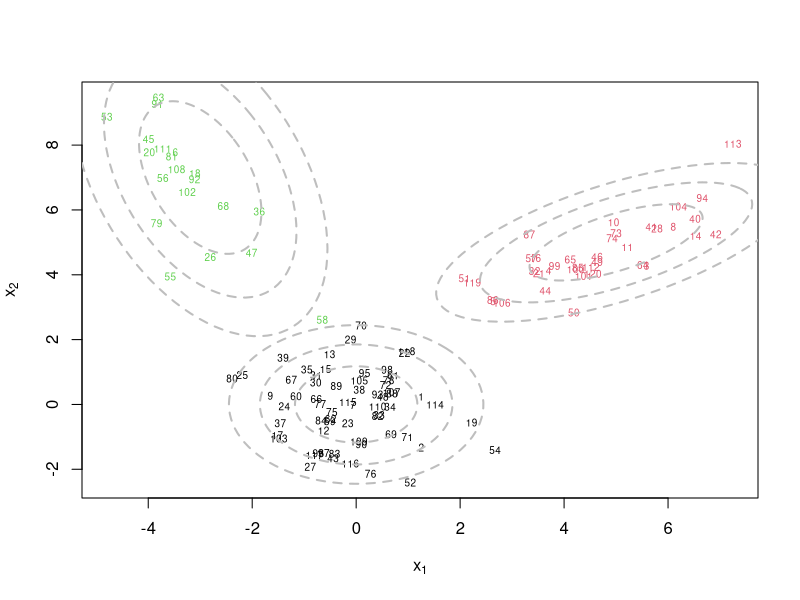
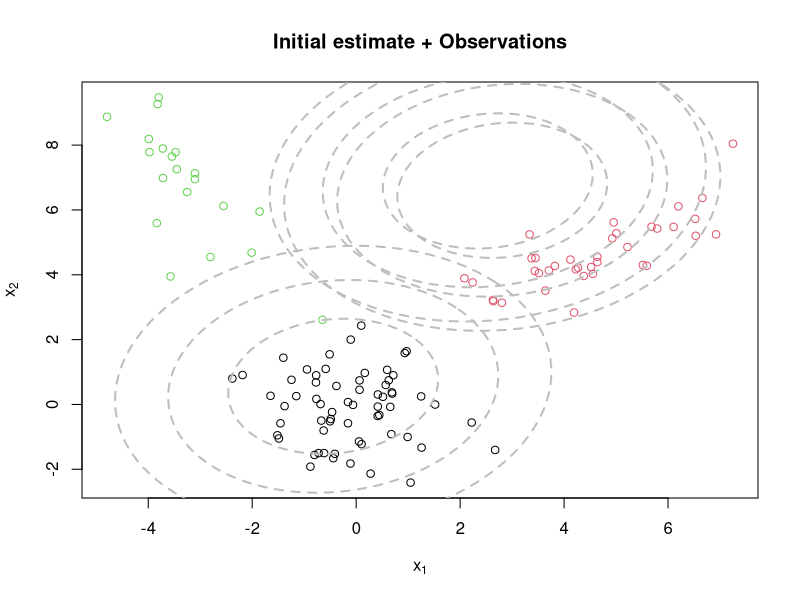
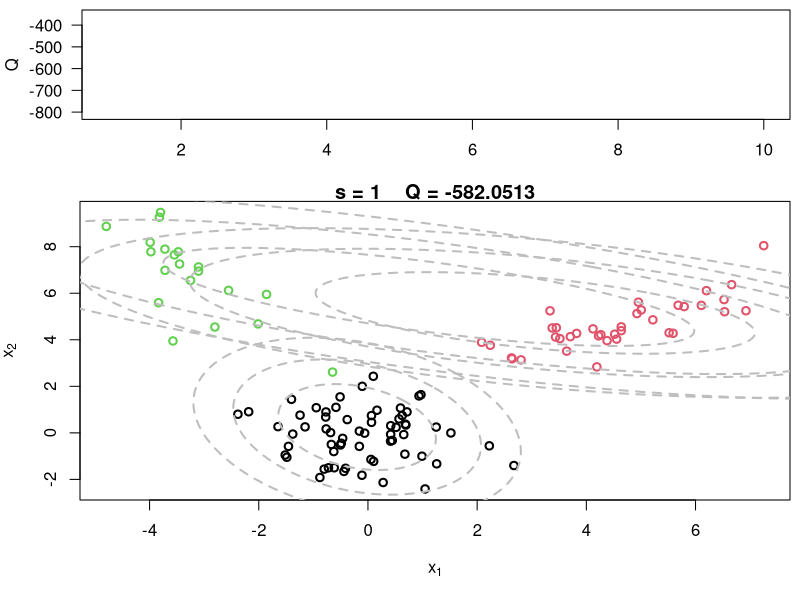
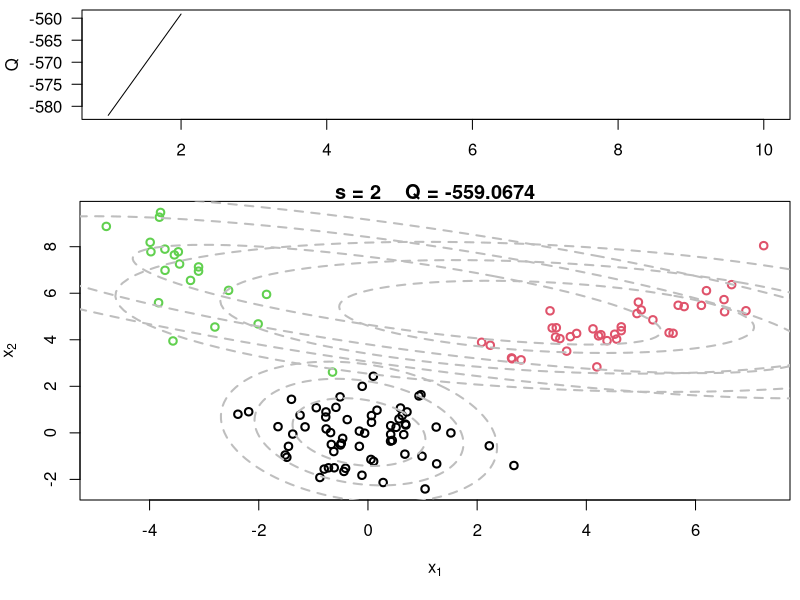
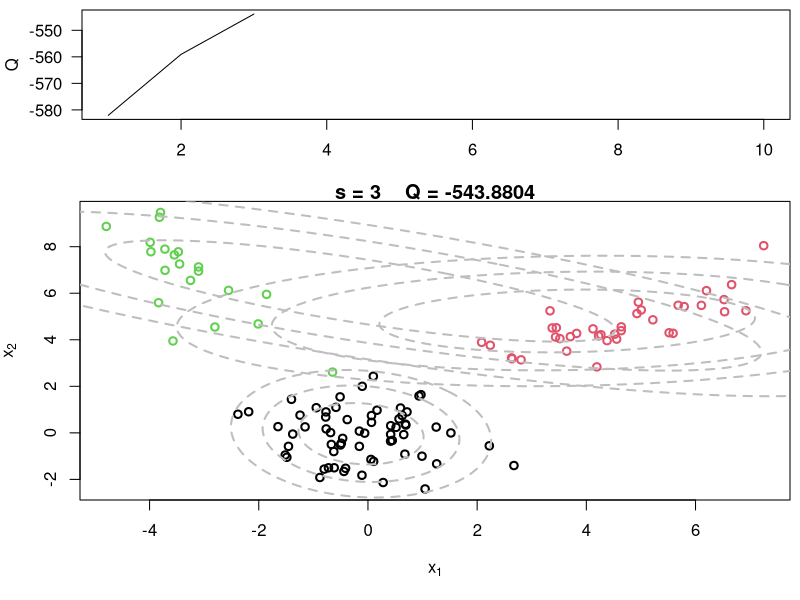
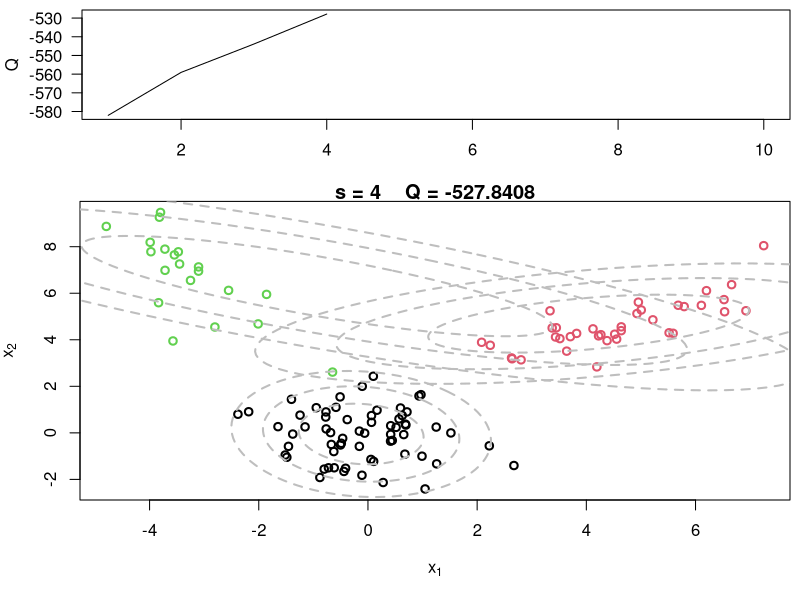
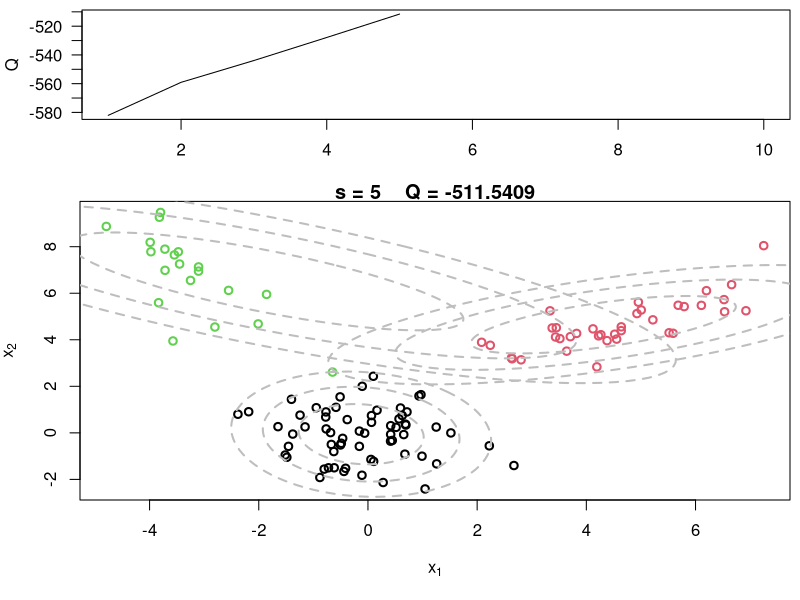
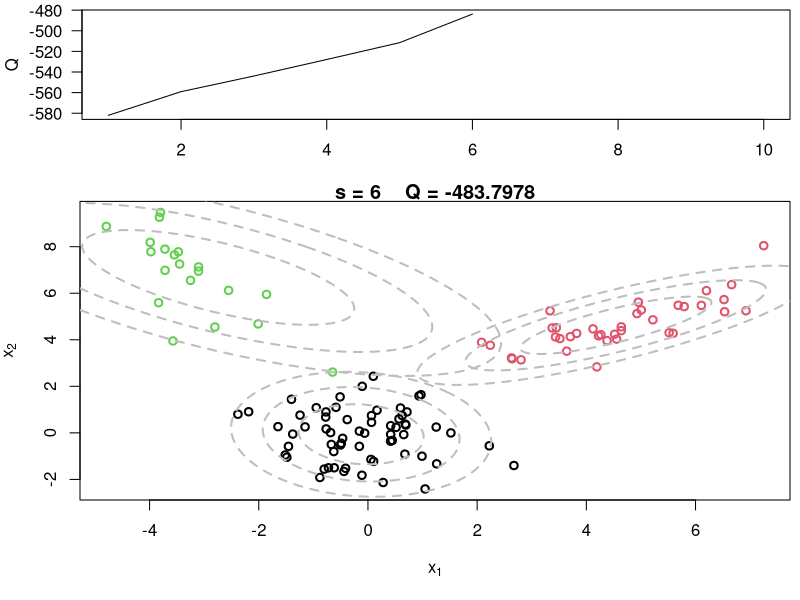

The R script that drew these images, in order:
#### Example of an EM algorithm for fitting a mixtures of K p-variate Gaussian components
#### The algorithm is tested using simulated data

## Clear the environment and load required libraries
rm(list = ls())
library(mvtnorm) # Multivariate normals are not default in R
library(ellipse) # Required for plotting
set.seed(63252) # For reproducibility

## Generate data from a mixture with 3 components
KK = 3
p = 2
w.true = c(0.5, 0.3, 0.2) # True weights associated with the components
mu.true = array(0, dim = c(KK, p))
mu.true[1, ] = c(0, 0) # True mean for the first component
mu.true[2, ] = c(5, 5) # True mean for the second component
mu.true[3, ] = c(-3, 7) # True mean for the third component
Sigma.true = array(0, dim = c(KK, p, p))
Sigma.true[1, , ] = matrix(c(1, 0, 0, 1), p, p) # True variance for the first component
Sigma.true[2, , ] = matrix(c(2, 0.9, 0.9, 1), p, p) # True variance for the second component
Sigma.true[3, , ] = matrix(c(1, -0.9, -0.9, 4), p, p) # True variance for the third component
n = 120
cc = sample(1:3, n, replace = T, prob = w.true)
x = array(0, dim = c(n, p))
for (i in 1:n) {
  x[i, ] = rmvnorm(1, mu.true[cc[i], ], Sigma.true[cc[i], , ])
}

par(mfrow = c(1, 1))
plot(x[, 1], x[, 2], col = cc, type = "n", xlab = expression(x[1]), ylab = expression(x[2]))
text(x[, 1], x[, 2], seq(1, n), col = cc, cex = 0.6)
for (k in 1:KK) {
  lines(ellipse(x = Sigma.true[k, , ], centre = mu.true[k, ], level = 0.50), col = "grey", lty = 2, lwd = 2)
  lines(ellipse(x = Sigma.true[k, , ], centre = mu.true[k, ], level = 0.82), col = "grey", lty = 2, lwd = 2)
  lines(ellipse(x = Sigma.true[k, , ], centre = mu.true[k, ], level = 0.95), col = "grey", lty = 2, lwd = 2)
}
# title(main="Data + True Components")


### Run the EM algorithm
## Initialize the parameters
w = rep(1, KK) / KK # Assign equal weight to each component to start with
mu = rmvnorm(KK, apply(x, 2, mean), var(x)) # RandomCluster centers randomly spread over the support of the data
Sigma = array(0, dim = c(KK, p, p)) # Initial variances are assumed to be the same
Sigma[1, , ] = var(x) / KK
Sigma[2, , ] = var(x) / KK
Sigma[3, , ] = var(x) / KK

par(mfrow = c(1, 1))
plot(x[, 1], x[, 2], col = cc, xlab = expression(x[1]), ylab = expression(x[2]))
for (k in 1:KK) {
  lines(ellipse(x = Sigma[k, , ], centre = mu[k, ], level = 0.50), col = "grey", lty = 2, lwd = 2)
  lines(ellipse(x = Sigma[k, , ], centre = mu[k, ], level = 0.82), col = "grey", lty = 2, lwd = 2)
  lines(ellipse(x = Sigma[k, , ], centre = mu[k, ], level = 0.95), col = "grey", lty = 2, lwd = 2)
}
title(main = "Initial estimate + Observations")

s = 0
sw = FALSE
QQ = -Inf
QQ.out = NULL
epsilon = 10^(-5)

while (!sw) {
  ## E step
  v = array(0, dim = c(n, KK))
  for (k in 1:KK) {
    v[, k] = log(w[k]) + dmvnorm(x, mu[k, ], Sigma[k, , ], log = TRUE) # Compute the log of the weights
  }
  for (i in 1:n) {
    v[i, ] = exp(v[i, ] - max(v[i, ])) / sum(exp(v[i, ] - max(v[i, ]))) # Go from logs to actual weights in a numerically stable manner
  }

  ## M step
  w = apply(v, 2, mean)
  mu = array(0, dim = c(KK, p))
  for (k in 1:KK) {
    for (i in 1:n) {
      mu[k, ] = mu[k, ] + v[i, k] * x[i, ]
    }
    mu[k, ] = mu[k, ] / sum(v[, k])
  }
  Sigma = array(0, dim = c(KK, p, p))
  for (k in 1:KK) {
    for (i in 1:n) {
      Sigma[k, , ] = Sigma[k, , ] + v[i, k] * (x[i, ] - mu[k, ]) %*% t(x[i, ] - mu[k, ])
    }
    Sigma[k, , ] = Sigma[k, , ] / sum(v[, k])
  }

  ## Check convergence
  QQn = 0
  for (i in 1:n) {
    for (k in 1:KK) {
      QQn = QQn + v[i, k] * (log(w[k]) + dmvnorm(x[i, ], mu[k, ], Sigma[k, , ], log = TRUE))
    }
  }
  if (abs(QQn - QQ) / abs(QQn) < epsilon) {
    sw = TRUE
  }
  QQ = QQn
  QQ.out = c(QQ.out, QQ)
  s = s + 1
  print(paste(s, QQn))

  # Plot current components over data
  layout(matrix(c(1, 2), 2, 1), widths = c(1, 1), heights = c(1.3, 3))
  par(mar = c(3.1, 4.1, 0.5, 0.5))
  plot(QQ.out[1:s], type = "l", xlim = c(1, max(10, s)), las = 1, ylab = "Q")

  par(mar = c(5, 4, 1, 0.5))
  plot(x[, 1], x[, 2],
    col = cc, main = paste("s =", s, "   Q =", round(QQ.out[s], 4)),
    xlab = expression(x[1]), ylab = expression(x[2]), lwd = 2
  )
  for (k in 1:KK) {
    lines(ellipse(x = Sigma[k, , ], centre = mu[k, ], level = 0.50), col = "grey", lty = 2, lwd = 2)
    lines(ellipse(x = Sigma[k, , ], centre = mu[k, ], level = 0.82), col = "grey", lty = 2, lwd = 2)
    lines(ellipse(x = Sigma[k, , ], centre = mu[k, ], level = 0.95), col = "grey", lty = 2, lwd = 2)
  }
}

# Plot current components over data
layout(matrix(c(1, 2), 2, 1), widths = c(1, 1), heights = c(1.3, 3))
par(mar = c(3.1, 4.1, 0.5, 0.5))
plot(QQ.out[1:s], type = "l", xlim = c(1, max(10, s)), las = 1, ylab = "Q", lwd = 2)

par(mar = c(5, 4, 1, 0.5))
plot(x[, 1], x[, 2], col = cc, main = paste("s =", s, "   Q =", round(QQ.out[s], 4)), xlab = expression(x[1]), ylab = expression(x[2]))
for (k in 1:KK) {
  lines(ellipse(x = Sigma[k, , ], centre = mu[k, ], level = 0.50), col = "grey", lty = 2, lwd = 2)
  lines(ellipse(x = Sigma[k, , ], centre = mu[k, ], level = 0.82), col = "grey", lty = 2, lwd = 2)
  lines(ellipse(x = Sigma[k, , ], centre = mu[k, ], level = 0.95), col = "grey", lty = 2, lwd = 2)
}
